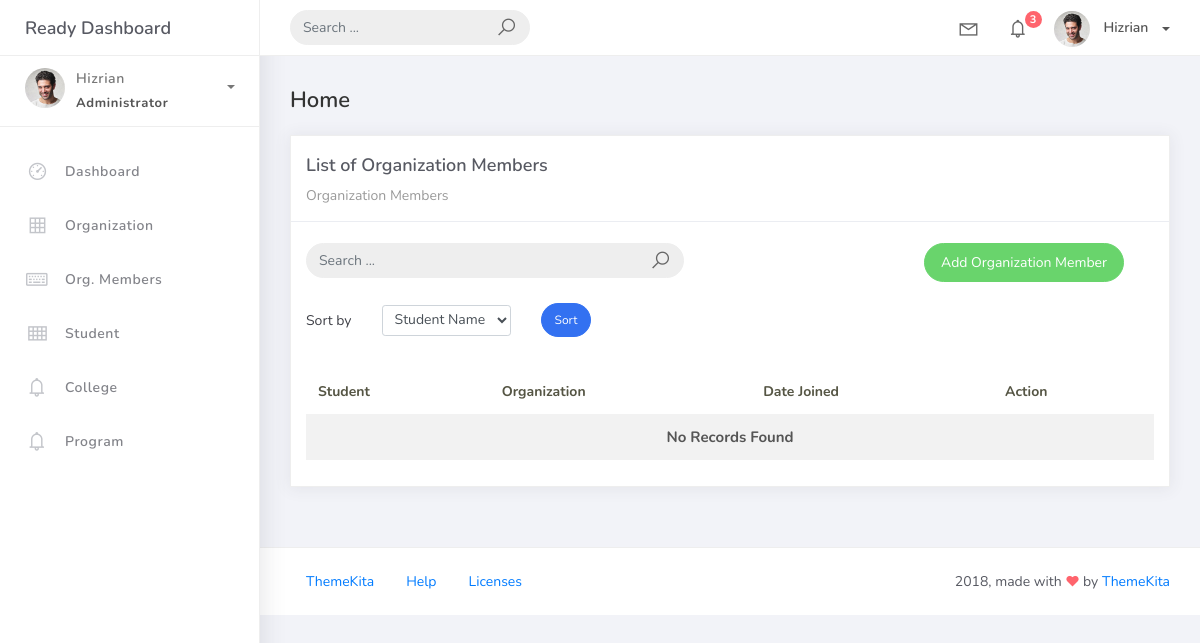
Before: /orgmember_list with the older database file.
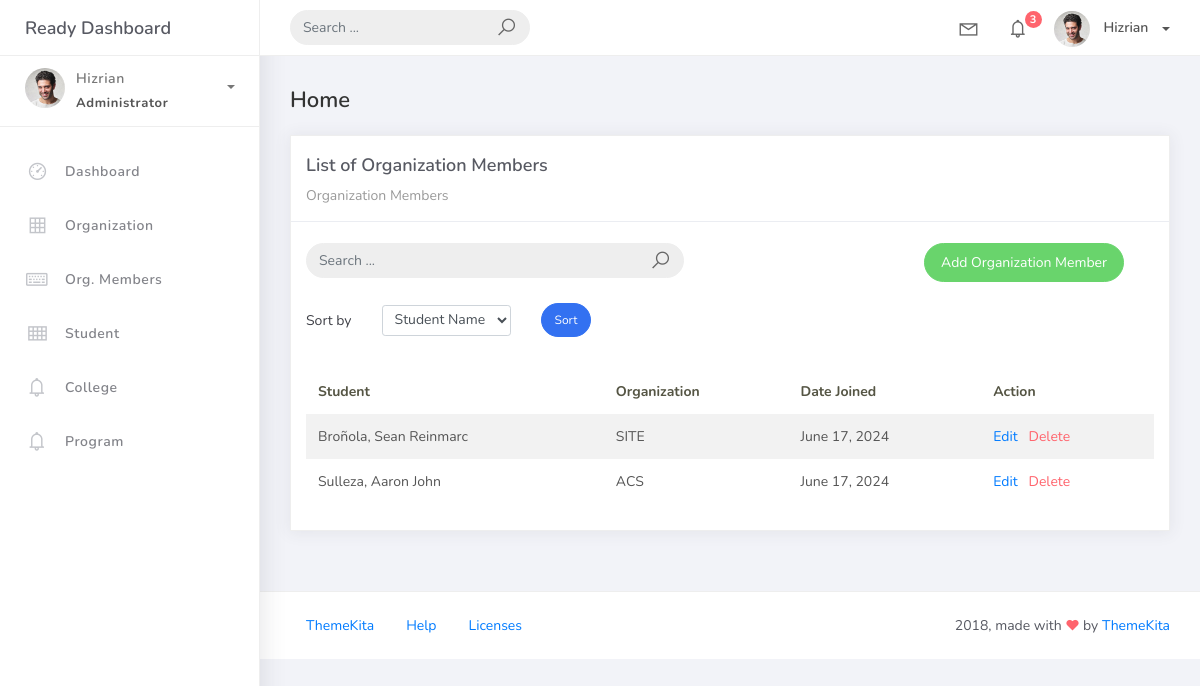
After: the same page with the newer database file.
### studentorg/models.py (models this page shows)
class BaseModel(models.Model):
    created_at = models.DateTimeField(auto_now_add=True, db_index=True)
    updated_at = models.DateTimeField(auto_now=True)
    class Meta:
        abstract = True

class OrgMember(BaseModel):
    student = models.ForeignKey(Student, on_delete=models.CASCADE)
    organization = models.ForeignKey(Organization, on_delete=models.CASCADE)
    date_joined = models.DateField()

class Student(BaseModel):
    student_id = models.CharField(max_length=15)
    lastname = models.CharField(max_length=25)
    firstname = models.CharField(max_length=25)
    middlename = models.CharField(max_length=25, blank=True, null=True)
    program = models.ForeignKey(Program, on_delete=models.CASCADE)
    def __str__(self):
        return f"{self.lastname}, {self.firstname}"

class Organization(BaseModel):
    name = models.CharField(max_length=250)
    college = models.ForeignKey(
        College,
        null=True,
        blank=True,
        on_delete=models.CASCADE
    )
    description = models.CharField(max_length=500)
    def __str__(self):
        return self.name

### studentorg/views.py (the view)
# urls.py: path('orgmember_list', OrgMemberList.as_view(), name='orgmember-list'),
class OrgMemberList(ListView):
    model = OrgMember
    context_object_name = 'orgmember'
    template_name = 'orgmember_list.html'
    paginate_by = 10
    def get_queryset(self):
        qs = super().get_queryset()
        query = self.request.GET.get('q')
        if query:
            qs = qs.filter(
                Q(student__lastname__icontains=query) |
                Q(student__firstname__icontains=query) |
                Q(organization__name__icontains=query)
            )
        return qs
    def get_ordering(self):
        allowed = [
            "student__lastname",
            "date_joined"
        ]
        sort_by = self.request.GET.get("sort_by")
        if sort_by in allowed:
            return sort_by
        return "student__lastname"

### templates/orgmember_list.html (shortened to what the changed rows need)
{% extends 'base.html' %}
{% load static %}
{% block content %}
<div class="content">
    <div class="container-fluid">
        <div class="row">
            <div class="col-md-12">
                <div class="card">
                    <br />
                    <div class="card-body">
                        <table class="table table-striped mt-3">
                            <thead>
                                <tr>
                                    <th scope="col">
                                        Student
                                    </th>
                                    <th scope="col">
                                        Organization
                                    </th>
                                    <th scope="col">
                                        Date Joined
                                    </th>
                                    <th scope="col">
                                        Action
                                    </th>
                                </tr>
                            </thead>
                            <tbody>
                                {% for object in object_list %}
                                <tr>
                                    <td>
                                        {{ object.student }}
                                    </td>
                                    <td>
                                        {{ object.organization }}
                                    </td>
                                    <td>
                                        {{ object.date_joined }}
                                    </td>
                                    <td>
                                        <a
                                            href="{% url 'orgmember-update' object.id %}"
                                        >
                                            Edit
                                        </a>
                                        <a
                                            href="{% url 'orgmember-delete' object.id %}"
                                            class="text-danger"
                                        >
                                            Delete
                                        </a>
                                    </td>
                                </tr>
                                {% empty %}
                                <tr>
                                    <td
                                        colspan="4"
                                        style="text-align: center"
                                    >
                                        <p class="text-sm font-weight-bold mb-0">
                                            No Records Found
                                        </p>
                                    </td>
                                </tr>
                                {% endfor %}
                            </tbody>
                        </table>
                    </div>
                </div>
            </div>
        </div>
    </div>
</div>
{% endblock %}

Changed rows visible on the page:
added OrgMember: student "Broñola, Sean Reinmarc", organization "SITE", date_joined "June 17, 2024"
added OrgMember: student "Sulleza, Aaron John", organization "ACS", date_joined "June 17, 2024"
Other visible differences:
text no longer shown: "No Records Found"
